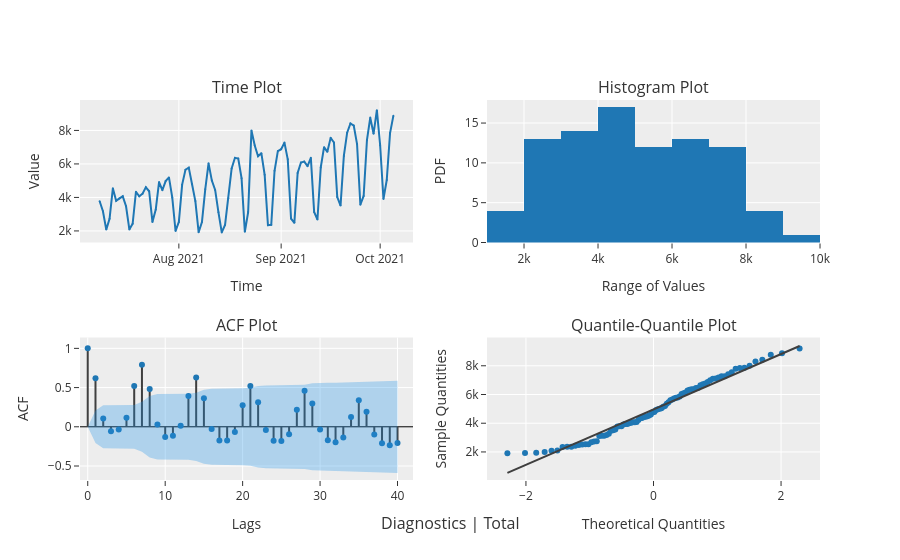

Notebook code for this chart:
### Code cell
# Diagnostics plot
plot_model(plot = "diagnostics")

### Figure 1 — Plotly figure (JSON) as saved in the notebook; plotly's stock layout.template omitted (floating-point values rounded to 4 significant figures)
{"data": [{"marker": {"color": "#1f77b4"}, "mode": "markers", "name": "Total", "showlegend": false, "type": "scatter", "x": [-2.291, -2.015, -1.839, -1.707, -1.599, -1.507, -1.426, -1.354, -1.288, -1.227, -1.171, -1.118, -1.068, -1.02, -0.9748, -0.9314, -0.8897, -0.8495, -0.8106, -0.7729, -0.7363, -0.7007, -0.6659, -0.6319, -0.5986, -0.5659, -0.5339, -0.5024, -0.4714, -0.4408, -0.4107, -0.3809, -0.3514, -0.3223, -0.2934, -0.2647, -0.2363, -0.2081, -0.18, -0.1521, -0.1243, -0.09656, -0.06892, -0.04133, -0.01377, 0.01377, 0.04133, 0.06892, 0.09656, 0.1243, 0.1521, 0.18, 0.2081, 0.2363, 0.2647, 0.2934, 0.3223, 0.3514, 0.3809, 0.4107, 0.4408, 0.4714, 0.5024, 0.5339, 0.5659, 0.5986, 0.6319, 0.6659, 0.7007, 0.7363, 0.7729, 0.8106, 0.8495, 0.8897, 0.9314, 0.9748, 1.02, 1.068, 1.118, 1.171, 1.227, 1.288, 1.354, 1.426, 1.507, 1.599, 1.707, 1.839, 2.015, 2.291], "xaxis": "x4", "y": [1914, 1920, 1947, 1996, 2079, 2093, 2341, 2359, 2367, 2426, 2483, 2526, 2532, 2538, 2681, 2725, 2741, 3112, 3128, 3132, 3172, 3276, 3474, 3514, 3567, 3773, 3782, 3795, 3903, 3941, 3948, 4001, 4026, 4064, 4064, 4088, 4224, 4339, 4369, 4430, 4450, 4481, 4542, 4603, 4764, 4789, 4917, 4977, 5006, 5038, 5151, 5193, 5355, 5456, 5592, 5651, 5727, 5777, 5788, 5865, 6034, 6082, 6139, 6279, 6323, 6362, 6365, 6457, 6476, 6643, 6721, 6770, 6877, 7001, 7104, 7115, 7189, 7272, 7278, 7418, 7556, 7798, 7843, 7863, 7999, 8290, 8418, 8765, 8872, 9212], "yaxis": "y4"}, {"line": {"color": "#3f3f3f"}, "mode": "lines", "name": "Total", "showlegend": false, "type": "scatter", "x": [-2.291, -2.015, -1.839, -1.707, -1.599, -1.507, -1.426, -1.354, -1.288, -1.227, -1.171, -1.118, -1.068, -1.02, -0.9748, -0.9314, -0.8897, -0.8495, -0.8106, -0.7729, -0.7363, -0.7007, -0.6659, -0.6319, -0.5986, -0.5659, -0.5339, -0.5024, -0.4714, -0.4408, -0.4107, -0.3809, -0.3514, -0.3223, -0.2934, -0.2647, -0.2363, -0.2081, -0.18, -0.1521, -0.1243, -0.09656, -0.06892, -0.04133, -0.01377, 0.01377, 0.04133, 0.06892, 0.09656, 0.1243, 0.1521, 0.18, 0.2081, 0.2363, 0.2647, 0.2934, 0.3223, 0.3514, 0.3809, 0.4107, 0.4408, 0.4714, 0.5024, 0.5339, 0.5659, 0.5986, 0.6319, 0.6659, 0.7007, 0.7363, 0.7729, 0.8106, 0.8495, 0.8897, 0.9314, 0.9748, 1.02, 1.068, 1.118, 1.171, 1.227, 1.288, 1.354, 1.426, 1.507, 1.599, 1.707, 1.839, 2.015, 2.291], "xaxis": "x4", "y": [543.4, 1076.0, 1415.0, 1670.0, 1878.0, 2055.0, 2211.0, 2350.0, 2477.0, 2594.0, 2703.0, 2805.0, 2902.0, 2993.0, 3081.0, 3164.0, 3245.0, 3322.0, 3397.0, 3470.0, 3541.0, 3609.0, 3676.0, 3742.0, 3806.0, 3869.0, 3931.0, 3992.0, 4051.0, 4110.0, 4169.0, 4226.0, 4283.0, 4339.0, 4395.0, 4450.0, 4505.0, 4559.0, 4613.0, 4667.0, 4721.0, 4774.0, 4827.0, 4881.0, 4934.0, 4987.0, 5040.0, 5093.0, 5147.0, 5200.0, 5254.0, 5307.0, 5362.0, 5416.0, 5471.0, 5526.0, 5582.0, 5638.0, 5695.0, 5752.0, 5810.0, 5869.0, 5929.0, 5990.0, 6052.0, 6115.0, 6179.0, 6244.0, 6311.0, 6380.0, 6451.0, 6523.0, 6598.0, 6676.0, 6756.0, 6840.0, 6927.0, 7019.0, 7115.0, 7218.0, 7326.0, 7444.0, 7571.0, 7710.0, 7866.0, 8043.0, 8251.0, 8506.0, 8845.0, 9377.0], "yaxis": "y4"}, {"alignmentgroup": "True", "bingroup": "x", "hovertemplate": "variable=Total<br>value=%{x}<br>count=%{y}<extra></extra>", "legendgroup": "Total", "marker": {"color": "#1f77b4", "pattern": {"shape": ""}}, "name": "Total", "offsetgroup": "Total", "orientation": "v", "showlegend": false, "type": "histogram", "x": [3773, 3172, 2079, 2725, 4542, 3795, 3941, 4064, 3474, 2093, 2426, 4339, 4064, 4224, 4603, 4369, 2532, 3276, 4917, 4430, 4977, 5193, 4001, 1996, 2538, 4764, 5651, 5777, 4789, 3782, 1920, 2526, 4481, 6034, 5006, 4450, 3112, 1914, 2359, 3948, 5727, 6365, 6323, 5151, 1947, 3128, 7999, 7104, 6457, 6643, 5355, 2341, 2367, 5592, 6770, 6877, 7272, 6279, 2741, 2483, 5456, 6082, 6139, 5865, 6362, 3132, 2681, 5788, 7001, 6721, 7556, 7278, 4026, 3514, 6476, 7863, 8418, 8290, 7189, 3567, 4088, 7418, 8765, 7798, 9212, 7115, 3903, 5038, 7843, 8872], "xaxis": "x2", "yaxis": "y2"}, {"line": {"color": "#3f3f3f"}, "mode": "lines", "name": "ACF", "showlegend": false, "type": "scatter", "x": [0, 0], "xaxis": "x3", "y": [0, 1], "yaxis": "y3"}, {"line": {"color": "#3f3f3f"}, "mode": "lines", "name": "ACF", "showlegend": false, "type": "scatter", "x": [1, 1], "xaxis": "x3", "y": [0, 0.6201], "yaxis": "y3"}, {"line": {"color": "#3f3f3f"}, "mode": "lines", "name": "ACF", "showlegend": false, "type": "scatter", "x": [2, 2], "xaxis": "x3", "y": [0, 0.1046], "yaxis": "y3"}, {"line": {"color": "#3f3f3f"}, "mode": "lines", "name": "ACF", "showlegend": false, "type": "scatter", "x": [3, 3], "xaxis": "x3", "y": [0, -0.05788], "yaxis": "y3"}, {"line": {"color": "#3f3f3f"}, "mode": "lines", "name": "ACF", "showlegend": false, "type": "scatter", "x": [4, 4], "xaxis": "x3", "y": [0, -0.03426], "yaxis": "y3"}, {"line": {"color": "#3f3f3f"}, "mode": "lines", "name": "ACF", "showlegend": false, "type": "scatter", "x": [5, 5], "xaxis": "x3", "y": [0, 0.1147], "yaxis": "y3"}, {"line": {"color": "#3f3f3f"}, "mode": "lines", "name": "ACF", "showlegend": false, "type": "scatter", "x": [6, 6], "xaxis": "x3", "y": [0, 0.5195], "yaxis": "y3"}, {"line": {"color": "#3f3f3f"}, "mode": "lines", "name": "ACF", "showlegend": false, "type": "scatter", "x": [7, 7], "xaxis": "x3", "y": [0, 0.7896], "yaxis": "y3"}, {"line": {"color": "#3f3f3f"}, "mode": "lines", "name": "ACF", "showlegend": false, "type": "scatter", "x": [8, 8], "xaxis": "x3", "y": [0, 0.4813], "yaxis": "y3"}, {"line": {"color": "#3f3f3f"}, "mode": "lines", "name": "ACF", "showlegend": false, "type": "scatter", "x": [9, 9], "xaxis": "x3", "y": [0, 0.02791], "yaxis": "y3"}, {"line": {"color": "#3f3f3f"}, "mode": "lines", "name": "ACF", "showlegend": false, "type": "scatter", "x": [10, 10], "xaxis": "x3", "y": [0, -0.1309], "yaxis": "y3"}, {"line": {"color": "#3f3f3f"}, "mode": "lines", "name": "ACF", "showlegend": false, "type": "scatter", "x": [11, 11], "xaxis": "x3", "y": [0, -0.1155], "yaxis": "y3"}, {"line": {"color": "#3f3f3f"}, "mode": "lines", "name": "ACF", "showlegend": false, "type": "scatter", "x": [12, 12], "xaxis": "x3", "y": [0, 0.0145], "yaxis": "y3"}, {"line": {"color": "#3f3f3f"}, "mode": "lines", "name": "ACF", "showlegend": false, "type": "scatter", "x": [13, 13], "xaxis": "x3", "y": [0, 0.3914], "yaxis": "y3"}, {"line": {"color": "#3f3f3f"}, "mode": "lines", "name": "ACF", "showlegend": false, "type": "scatter", "x": [14, 14], "xaxis": "x3", "y": [0, 0.6288], "yaxis": "y3"}, {"line": {"color": "#3f3f3f"}, "mode": "lines", "name": "ACF", "showlegend": false, "type": "scatter", "x": [15, 15], "xaxis": "x3", "y": [0, 0.363], "yaxis": "y3"}, {"line": {"color": "#3f3f3f"}, "mode": "lines", "name": "ACF", "showlegend": false, "type": "scatter", "x": [16, 16], "xaxis": "x3", "y": [0, -0.027], "yaxis": "y3"}, {"line": {"color": "#3f3f3f"}, "mode": "lines", "name": "ACF", "showlegend": false, "type": "scatter", "x": [17, 17], "xaxis": "x3", "y": [0, -0.1742], "yaxis": "y3"}, {"line": {"color": "#3f3f3f"}, "mode": "lines", "name": "ACF", "showlegend": false, "type": "scatter", "x": [18, 18], "xaxis": "x3", "y": [0, -0.1743], "yaxis": "y3"}, {"line": {"color": "#3f3f3f"}, "mode": "lines", "name": "ACF", "showlegend": false, "type": "scatter", "x": [19, 19], "xaxis": "x3", "y": [0, -0.06729], "yaxis": "y3"}, {"line": {"color": "#3f3f3f"}, "mode": "lines", "name": "ACF", "showlegend": false, "type": "scatter", "x": [20, 20], "xaxis": "x3", "y": [0, 0.2742], "yaxis": "y3"}, {"line": {"color": "#3f3f3f"}, "mode": "lines", "name": "ACF", "showlegend": false, "type": "scatter", "x": [21, 21], "xaxis": "x3", "y": [0, 0.5196], "yaxis": "y3"}, {"line": {"color": "#3f3f3f"}, "mode": "lines", "name": "ACF", "showlegend": false, "type": "scatter", "x": [22, 22], "xaxis": "x3", "y": [0, 0.3144], "yaxis": "y3"}, {"line": {"color": "#3f3f3f"}, "mode": "lines", "name": "ACF", "showlegend": false, "type": "scatter", "x": [23, 23], "xaxis": "x3", "y": [0, -0.04235], "yaxis": "y3"}, {"line": {"color": "#3f3f3f"}, "mode": "lines", "name": "ACF", "showlegend": false, "type": "scatter", "x": [24, 24], "xaxis": "x3", "y": [0, -0.1769], "yaxis": "y3"}, {"line": {"color": "#3f3f3f"}, "mode": "lines", "name": "ACF", "showlegend": false, "type": "scatter", "x": [25, 25], "xaxis": "x3", "y": [0, -0.1805], "yaxis": "y3"}, {"line": {"color": "#3f3f3f"}, "mode": "lines", "name": "ACF", "showlegend": false, "type": "scatter", "x": [26, 26], "xaxis": "x3", "y": [0, -0.09659], "yaxis": "y3"}, {"line": {"color": "#3f3f3f"}, "mode": "lines", "name": "ACF", "showlegend": false, "type": "scatter", "x": [27, 27], "xaxis": "x3", "y": [0, 0.2175], "yaxis": "y3"}, {"line": {"color": "#3f3f3f"}, "mode": "lines", "name": "ACF", "showlegend": false, "type": "scatter", "x": [28, 28], "xaxis": "x3", "y": [0, 0.4603], "yaxis": "y3"}, {"line": {"color": "#3f3f3f"}, "mode": "lines", "name": "ACF", "showlegend": false, "type": "scatter", "x": [29, 29], "xaxis": "x3", "y": [0, 0.2955], "yaxis": "y3"}, {"line": {"color": "#3f3f3f"}, "mode": "lines", "name": "ACF", "showlegend": false, "type": "scatter", "x": [30, 30], "xaxis": "x3", "y": [0, -0.03312], "yaxis": "y3"}, {"line": {"color": "#3f3f3f"}, "mode": "lines", "name": "ACF", "showlegend": false, "type": "scatter", "x": [31, 31], "xaxis": "x3", "y": [0, -0.1708], "yaxis": "y3"}, {"line": {"color": "#3f3f3f"}, "mode": "lines", "name": "ACF", "showlegend": false, "type": "scatter", "x": [32, 32], "xaxis": "x3", "y": [0, -0.1957], "yaxis": "y3"}, {"line": {"color": "#3f3f3f"}, "mode": "lines", "name": "ACF", "showlegend": false, "type": "scatter", "x": [33, 33], "xaxis": "x3", "y": [0, -0.138], "yaxis": "y3"}, {"line": {"color": "#3f3f3f"}, "mode": "lines", "name": "ACF", "showlegend": false, "type": "scatter", "x": [34, 34], "xaxis": "x3", "y": [0, 0.124], "yaxis": "y3"}, {"line": {"color": "#3f3f3f"}, "mode": "lines", "name": "ACF", "showlegend": false, "type": "scatter", "x": [35, 35], "xaxis": "x3", "y": [0, 0.3399], "yaxis": "y3"}, {"line": {"color": "#3f3f3f"}, "mode": "lines", "name": "ACF", "showlegend": false, "type": "scatter", "x": [36, 36], "xaxis": "x3", "y": [0, 0.1902], "yaxis": "y3"}, {"line": {"color": "#3f3f3f"}, "mode": "lines", "name": "ACF", "showlegend": false, "type": "scatter", "x": [37, 37], "xaxis": "x3", "y": [0, -0.09781], "yaxis": "y3"}, {"line": {"color": "#3f3f3f"}, "mode": "lines", "name": "ACF", "showlegend": false, "type": "scatter", "x": [38, 38], "xaxis": "x3", "y": [0, -0.2095], "yaxis": "y3"}, {"line": {"color": "#3f3f3f"}, "mode": "lines", "name": "ACF", "showlegend": false, "type": "scatter", "x": [39, 39], "xaxis": "x3", "y": [0, -0.236], "yaxis": "y3"}, {"line": {"color": "#3f3f3f"}, "mode": "lines", "name": "ACF", "showlegend": false, "type": "scatter", "x": [40, 40], "xaxis": "x3", "y": [0, -0.2075], "yaxis": "y3"}, {"marker": {"color": "#1f77b4", "size": 6}, "mode": "markers", "showlegend": false, "type": "scatter", "x": [0, 1, 2, 3, 4, 5, 6, 7, 8, 9, 10, 11, 12, 13, 14, 15, 16, 17, 18, 19, 20, 21, 22, 23, 24, 25, 26, 27, 28, 29, 30, 31, 32, 33, 34, 35, 36, 37, 38, 39, 40], "xaxis": "x3", "y": [1, 0.6201, 0.1046, -0.05788, -0.03426, 0.1147, 0.5195, 0.7896, 0.4813, 0.02791, -0.1309, -0.1155, 0.0145, 0.3914, 0.6288, 0.363, -0.027, -0.1742, -0.1743, -0.06729, 0.2742, 0.5196, 0.3144, -0.04235, -0.1769, -0.1805, -0.09659, 0.2175, 0.4603, 0.2955, -0.03312, -0.1708, -0.1957, -0.138, 0.124, 0.3399, 0.1902, -0.09781, -0.2095, -0.236, -0.2075], "yaxis": "y3"}, {"line": {"color": "rgba(255,255,255,0)"}, "mode": "lines", "name": "UC", "showlegend": false, "type": "scatter", "x": [0, 1, 2, 3, 4, 5, 6, 7, 8, 9, 10, 11, 12, 13, 14, 15, 16, 17, 18, 19, 20, 21, 22, 23, 24, 25, 26, 27, 28, 29, 30, 31, 32, 33, 34, 35, 36, 37, 38, 39, 40], "xaxis": "x3", "y": [0, 0.2066, 0.2748, 0.2765, 0.277, 0.2772, 0.2792, 0.3178, 0.3927, 0.4171, 0.4172, 0.4189, 0.4203, 0.4203, 0.4356, 0.4728, 0.4845, 0.4846, 0.4872, 0.4899, 0.4903, 0.4968, 0.5195, 0.5275, 0.5277, 0.5302, 0.5328, 0.5336, 0.5373, 0.5539, 0.5606, 0.5607, 0.5629, 0.5658, 0.5672, 0.5684, 0.577, 0.5797, 0.5804, 0.5836, 0.5876], "yaxis": "y3"}, {"fill": "tonexty", "fillcolor": "rgba(32, 146, 230,0.3)", "line": {"color": "rgba(255,255,255,0)"}, "mode": "lines", "name": "LC", "showlegend": false, "type": "scatter", "x": [0, 1, 2, 3, 4, 5, 6, 7, 8, 9, 10, 11, 12, 13, 14, 15, 16, 17, 18, 19, 20, 21, 22, 23, 24, 25, 26, 27, 28, 29, 30, 31, 32, 33, 34, 35, 36, 37, 38, 39, 40], "xaxis": "x3", "y": [0, -0.2066, -0.2748, -0.2765, -0.277, -0.2772, -0.2792, -0.3178, -0.3927, -0.4171, -0.4172, -0.4189, -0.4203, -0.4203, -0.4356, -0.4728, -0.4845, -0.4846, -0.4872, -0.4899, -0.4903, -0.4968, -0.5195, -0.5275, -0.5277, -0.5302, -0.5328, -0.5336, -0.5373, -0.5539, -0.5606, -0.5607, -0.5629, -0.5658, -0.5672, -0.5684, -0.577, -0.5797, -0.5804, -0.5836, -0.5876], "yaxis": "y3"}, {"marker": {"color": "#1f77b4", "size": 2}, "mode": "lines+markers", "name": "Time Plot", "type": "scatter", "x": ["2021-07-08T00:00:00", "2021-07-09T00:00:00", "2021-07-10T00:00:00", "2021-07-11T00:00:00", "2021-07-12T00:00:00", "2021-07-13T00:00:00", "2021-07-14T00:00:00", "2021-07-15T00:00:00", "2021-07-16T00:00:00", "2021-07-17T00:00:00", "2021-07-18T00:00:00", "2021-07-19T00:00:00", "2021-07-20T00:00:00", "2021-07-21T00:00:00", "2021-07-22T00:00:00", "2021-07-23T00:00:00", "2021-07-24T00:00:00", "2021-07-25T00:00:00", "2021-07-26T00:00:00", "2021-07-27T00:00:00", "2021-07-28T00:00:00", "2021-07-29T00:00:00", "2021-07-30T00:00:00", "2021-07-31T00:00:00", "2021-08-01T00:00:00", "2021-08-02T00:00:00", "2021-08-03T00:00:00", "2021-08-04T00:00:00", "2021-08-05T00:00:00", "2021-08-06T00:00:00", "2021-08-07T00:00:00", "2021-08-08T00:00:00", "2021-08-09T00:00:00", "2021-08-10T00:00:00", "2021-08-11T00:00:00", "2021-08-12T00:00:00", "2021-08-13T00:00:00", "2021-08-14T00:00:00", "2021-08-15T00:00:00", "2021-08-16T00:00:00", "2021-08-17T00:00:00", "2021-08-18T00:00:00", "2021-08-19T00:00:00", "2021-08-20T00:00:00", "2021-08-21T00:00:00", "2021-08-22T00:00:00", "2021-08-23T00:00:00", "2021-08-24T00:00:00", "2021-08-25T00:00:00", "2021-08-26T00:00:00", "2021-08-27T00:00:00", "2021-08-28T00:00:00", "2021-08-29T00:00:00", "2021-08-30T00:00:00", "2021-08-31T00:00:00", "2021-09-01T00:00:00", "2021-09-02T00:00:00", "2021-09-03T00:00:00", "2021-09-04T00:00:00", "2021-09-05T00:00:00", "2021-09-06T00:00:00", "2021-09-07T00:00:00", "2021-09-08T00:00:00", "2021-09-09T00:00:00", "2021-09-10T00:00:00", "2021-09-11T00:00:00", "2021-09-12T00:00:00", "2021-09-13T00:00:00", "2021-09-14T00:00:00", "2021-09-15T00:00:00", "2021-09-16T00:00:00", "2021-09-17T00:00:00", "2021-09-18T00:00:00", "2021-09-19T00:00:00", "2021-09-20T00:00:00", "2021-09-21T00:00:00", "2021-09-22T00:00:00", "2021-09-23T00:00:00", "2021-09-24T00:00:00", "2021-09-25T00:00:00", "2021-09-26T00:00:00", "2021-09-27T00:00:00", "2021-09-28T00:00:00", "2021-09-29T00:00:00", "2021-09-30T00:00:00", "2021-10-01T00:00:00", "2021-10-02T00:00:00", "2021-10-03T00:00:00", "2021-10-04T00:00:00", "2021-10-05T00:00:00"], "xaxis": "x", "y": [3773, 3172, 2079, 2725, 4542, 3795, 3941, 4064, 3474, 2093, 2426, 4339, 4064, 4224, 4603, 4369, 2532, 3276, 4917, 4430, 4977, 5193, 4001, 1996, 2538, 4764, 5651, 5777, 4789, 3782, 1920, 2526, 4481, 6034, 5006, 4450, 3112, 1914, 2359, 3948, 5727, 6365, 6323, 5151, 1947, 3128, 7999, 7104, 6457, 6643, 5355, 2341, 2367, 5592, 6770, 6877, 7272, 6279, 2741, 2483, 5456, 6082, 6139, 5865, 6362, 3132, 2681, 5788, 7001, 6721, 7556, 7278, 4026, 3514, 6476, 7863, 8418, 8290, 7189, 3567, 4088, 7418, 8765, 7798, 9212, 7115, 3903, 5038, 7843, 8872], "yaxis": "y"}], "layout": {"annotations": [{"font": {"size": 16}, "showarrow": false, "text": "Time Plot", "x": 0.225, "xanchor": "center", "xref": "paper", "y": 1, "yanchor": "bottom", "yref": "paper"}, {"font": {"size": 16}, "showarrow": false, "text": "Histogram Plot", "x": 0.775, "xanchor": "center", "xref": "paper", "y": 1, "yanchor": "bottom", "yref": "paper"}, {"font": {"size": 16}, "showarrow": false, "text": "ACF Plot", "x": 0.225, "xanchor": "center", "xref": "paper", "y": 0.375, "yanchor": "bottom", "yref": "paper"}, {"font": {"size": 16}, "showarrow": false, "text": "Quantile-Quantile Plot", "x": 0.775, "xanchor": "center", "xref": "paper", "y": 0.375, "yanchor": "bottom", "yref": "paper"}, {"font": {"size": 16}, "showarrow": false, "text": "Diagnostics | Total", "x": 0.5, "xanchor": "center", "xref": "paper", "y": 0, "yanchor": "top", "yref": "paper", "yshift": -30}], "autosize": true, "showlegend": false, "xaxis": {"anchor": "y", "autorange": true, "domain": [0, 0.45], "range": ["2021-07-01 21:01:55.9075", "2021-10-11 02:58:04.0925"], "title": {"text": "Time"}, "type": "date"}, "xaxis2": {"anchor": "y2", "autorange": true, "domain": [0.55, 1], "range": [999.5, 10000.0], "title": {"text": "Range of Values"}, "type": "linear"}, "xaxis3": {"anchor": "y3", "domain": [0, 0.45], "range": [-1, 42], "title": {"text": "Lags"}, "type": "linear"}, "xaxis4": {"anchor": "y4", "autorange": true, "domain": [0.55, 1], "range": [-2.622, 2.622], "title": {"text": "Theoretical Quantities"}, "type": "linear"}, "yaxis": {"anchor": "x", "autorange": true, "domain": [0.625, 1], "range": [1064.0, 10060.0], "title": {"text": "Value"}, "type": "linear"}, "yaxis2": {"anchor": "x2", "autorange": true, "domain": [0.625, 1], "range": [0, 17.89], "title": {"text": "PDF"}}, "yaxis3": {"anchor": "x3", "autorange": true, "domain": [0, 0.375], "range": [-0.6816, 1.198], "title": {"text": "ACF"}, "type": "linear", "zerolinecolor": "#000000"}, "yaxis4": {"anchor": "x4", "autorange": true, "domain": [0, 0.375], "range": [30.08, 10300.0], "title": {"text": "Sample Quantities"}, "type": "linear"}}}
